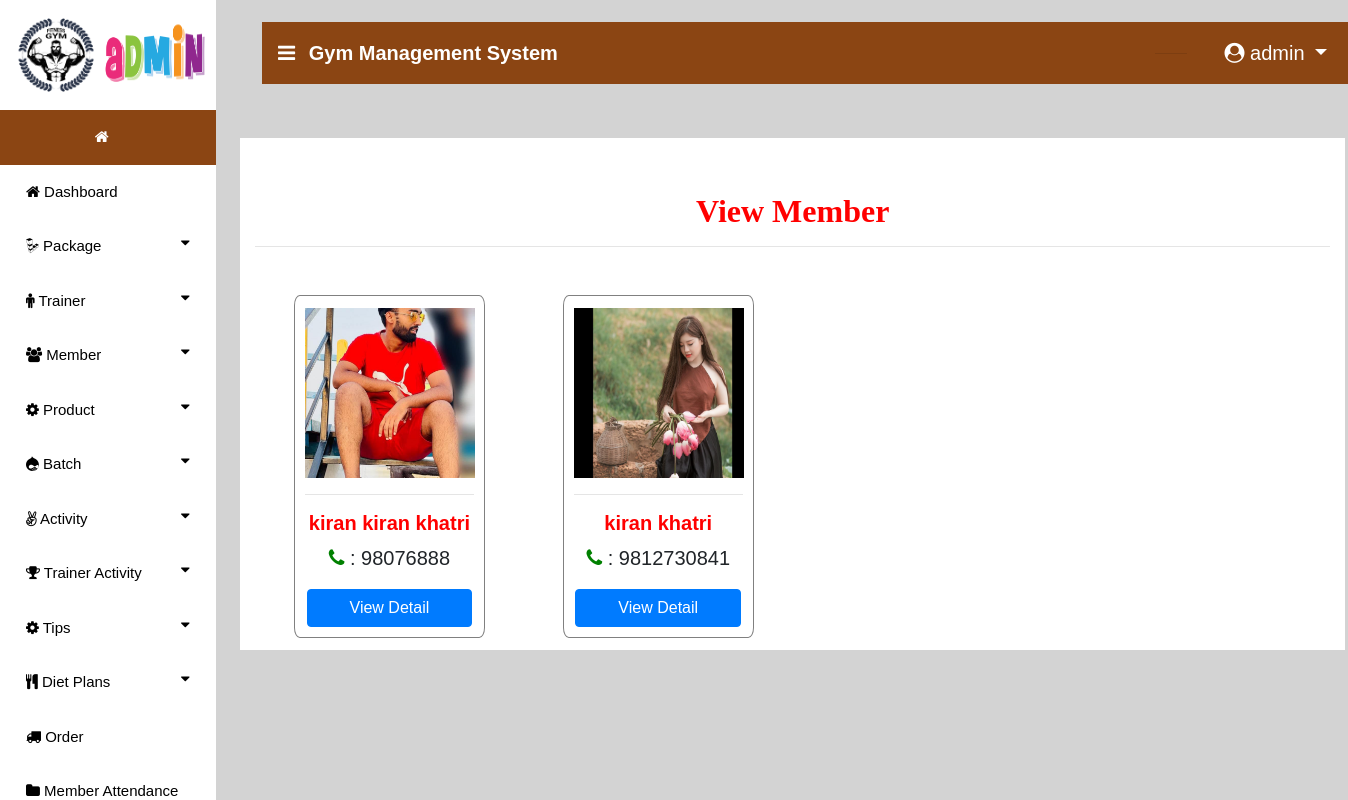
The page /all_memeber1 (signed in) on the database its author committed.
### gym/models.py (models this page shows, shortened)
class Member(models.Model):
    user = models.ForeignKey(User, on_delete=models.CASCADE, null=True)
    batch = models.ForeignKey(Batch, on_delete=models.CASCADE, null=True)
    contact = models.CharField(max_length=10, null=True)
    address = models.CharField(max_length=10, null=True)
    height = models.CharField(max_length=10, null=True)
    weight = models.CharField(max_length=10, null=True)
    doj = models.DateField(max_length=10, null=True)
    dob = models.DateField(max_length=10, null=True)
    image = models.FileField(null=True)

### gym/views.py (the view)
# urls.py: path('all_memeber1', all_memeber1,name="all_memeber1"),
def all_memeber1(request):
    sign = 0
    user = User.objects.get(username=request.user.username)
    error = ""
    try:
        sign = Member.objects.get(user=user)
        if sign:
            error = "pat"
    except:
        pass
    member = Member.objects.all()
    d = {'member':member,'error':error}
    return render(request,'all_member1.html',d)

### gym/templates/all_member1.html (shortened to what this page needs)
{% extends 'navigation3.html' %}
{% block body1 %}
{% load static %}
<div class="container" style="width:100%;background:white">
      <center><h2 style="padding-top:5%;margin-top:5%;font-weight:bold;font-family : 'Monotype Corsiva' ;color:red">View Member</h2></center>
<hr>
 <div class="container-fluid">
   		<div class="row" style="margin-bottom:5%">
			{% for j in member %}
			{% if not j.user.is_staff %}
				<div class="col-md-3">
                    <div style="padding:10px;width:80%;margin-bottom:5%;border-radius:3%;border:1px solid grey">
					<center><img src="{{j.image.url}}" style="margin-top:1%;width:170px;height:170px;float:center"></center>
   						<div><hr>
   						<h5 style="color:red;font-weight:bold">{{j.user.first_name}} {{j.user.last_name}} </h5>
   						<p><i class="fa fa-phone" style="color:green"></i> : {{j.contact}}</p>
                            <a href="{% url 'view_member_detail' j.user.id %}"><button type="submit" class="btn btn-primary" style="width:98%">View Detail</button></a>
   					</div>
   				</div></div>
			{% endif %}
			{% endfor %}
	</div>
 </div>
      </div>
{% endblock %}

### gym/templates/navigation3.html (shortened to what this page needs)
{% extends 'navigation2.html' %}
{% block body %}
<nav class="navbar navbar-expand-lg navbar-light" style="margin-left:2%;margin-top:2%;width:99%;background-color:SaddleBrown">
  <a class="navbar-brand" href="#" style="color:white;font-weight:bold"><i class="fa fa-bars" style="margin-right:8px"></i> Gym Management System</a>
  {% if request.user.is_staff %}
     <div class="collapse navbar-collapse nav justify-content-end" id="navbarNavDropdown">
      <li class="nav-item dropdown" style="margin-right:3%;color:white;margin-left:600px">
        <a class="nav-link dropdown" style="margin-left:5%;color:white" href="#" id="navbarDropdown" role="button" data-toggle="dropdown" aria-haspopup="true">
        </a>
        <hr>
      </li>
  </div>
     {% endif %}
  <div class="collapse navbar-collapse nav justify-content-end" id="navbarNavDropdown">
      <li class="nav-item dropdown" style="margin-right:3%;color:white">
        <a class="nav-link dropdown-toggle" style="color:white;margin-left:5%" href="#" id="navbarDropdown" role="button" data-toggle="dropdown" aria-haspopup="true" aria-expanded="false">
          <i class="fa fa-user-circle"></i> {{request.user.username}}
        </a>
      </li>
  </div>
 </nav>
{% block body1 %}
{% endblock %}
{% endblock %}

### gym/templates/navigation2.html (style rules this page uses)
body { font-family: "Lato", sans-serif; }
body { margin:0;font-family:Arial }
.dropdown { float:right; }

### rows shown on the page
Member: image (picture), user.first_name "kiran", user.last_name "kiran khatri", contact "98076888"
Member: image (picture), user.first_name "kiran", user.last_name "khatri", contact "9812730841"

### other values the page prints
{{ request.user.username }} "admin"
